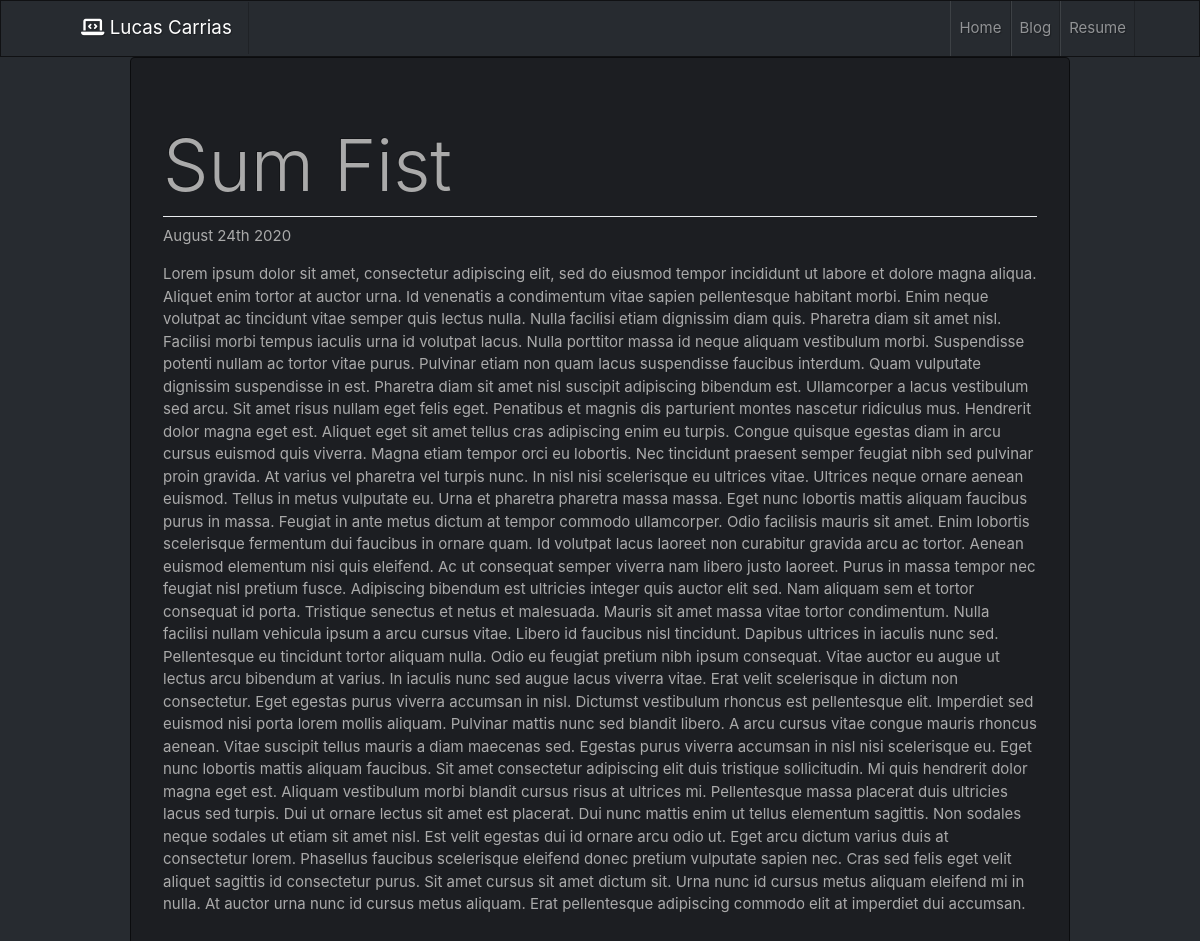
The app's page /blog/2/ with its own data.
### blog/models.py (models this page shows, shortened)
class Post(models.Model):
    title = models.CharField(max_length=100)
    description = models.TextField()
    created_at = models.DateTimeField(auto_now_add=True)

### blog/views.py (the view)
# urls.py: path('<int:id>/', views.detail, name="detail"),
def detail(request, id):
    blog = get_object_or_404(Post, pk=id)
    return render(request, 'blog/detail.html', {"blog":blog})

### blog/templates/blog/detail.html
{% extends 'portifolio/base.html' %}
{% block content %}
    <div class="container">
        <div class="jumbotron">
            <h1 class="display-3">{{ blog.title }}</h1>
            <hr class="my-2 border-light">
            <p>{{ blog.created_at|date:'F jS Y' }}</p>
            <div>{{ blog.description|safe }}</div>
        </div>
    </div>
{% endblock %}

### records on screen
Post: title "Sum Fist", created_at "August 24th 2020", description "Lorem ipsum dolor sit amet, consectetur adipiscing elit, sed do eiusmod tempor incididunt ut labore et dolore magna aliqua. Aliquet enim tortor at auctor urna. Id venenatis a condimentum vitae sapien pellentesque habitant morbi. Enim neque volutpat ac tincidunt vitae semper quis lectus nulla. Nulla facilisi etiam dignissim diam quis. Pharetra diam sit amet nisl. Facilisi morbi tempus iaculis urna id volutpat lacus. Nulla porttitor massa id neque aliquam vestibulum morbi. Suspendisse potenti nullam ac tortor vitae purus. Pulvinar etiam non quam lacus suspendisse faucibus interdum. Quam vulputate dignissim suspendisse in est. Pharetra diam sit amet nisl suscipit adipiscing bibendum est.…"
